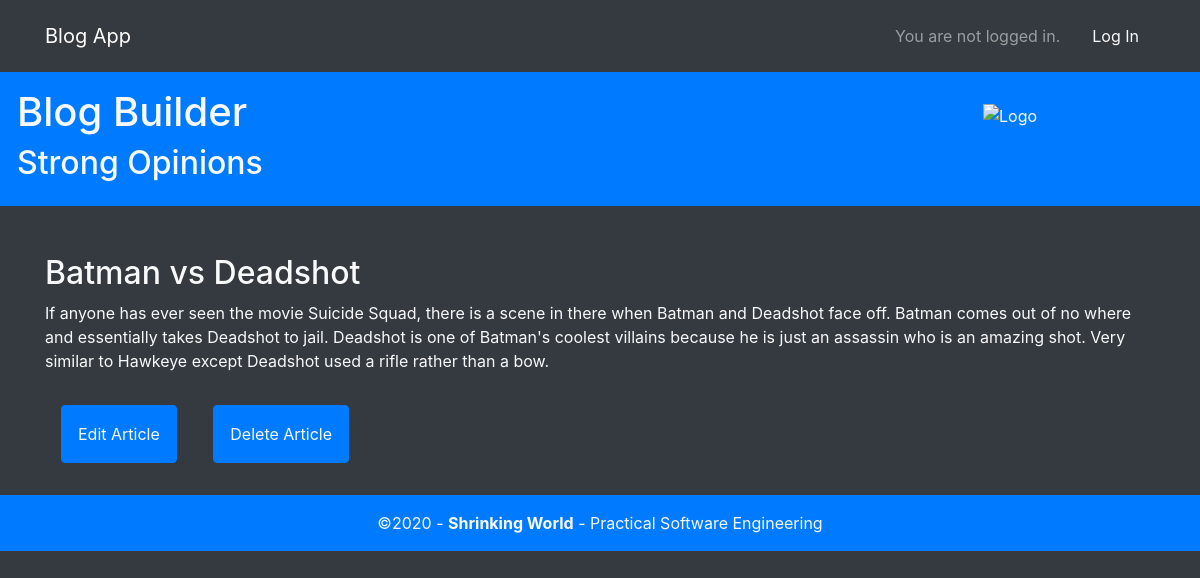
Page /post_list/post/3/ on the committed database.
### blog/models.py (models this page shows, shortened)
class Post(models.Model):
    title = models.CharField(max_length=200)
    author = models.ForeignKey(
        'auth.User',
        on_delete=models.CASCADE,
    )
    body = models.TextField()

### blog/views.py (the view)
# urls.py: path('post/<int:pk>/',          BlogDetailView.as_view(),   name='post_detail'),
class BlogDetailView(DetailView):
    model = Post
    template_name = 'post_detail.html'

### templates/post_detail.html
{% extends 'blog_theme.html' %}
{% block main %}
  <div class="post-entry">
    <h2>{{ post.title }}</h2>
    <p>{{ post.body }}</p>
  </div>
  <p>
      <a href="{% url 'post_edit' post.pk %}" class="btn btn-primary text-light p-3 m-3">
          Edit Article
      </a>
      <a href="{% url 'post_delete' post.pk %}" class="btn btn-primary text-light p-3 m-3">
          Delete Article
      </a>
  </p>
{% endblock main %}

### rows in the picture
Post: title "Batman vs Deadshot", body "If anyone has ever seen the movie Suicide Squad, there is a scene in there when Batman and Deadshot face off. Batman comes out of no where and essentially takes Deadshot to jail. Deadshot is one of Batman's coolest villains because he is just an assassin who is an amazing shot. Very similar to Hawkeye except Deadshot used a rifle rather than a bow."
